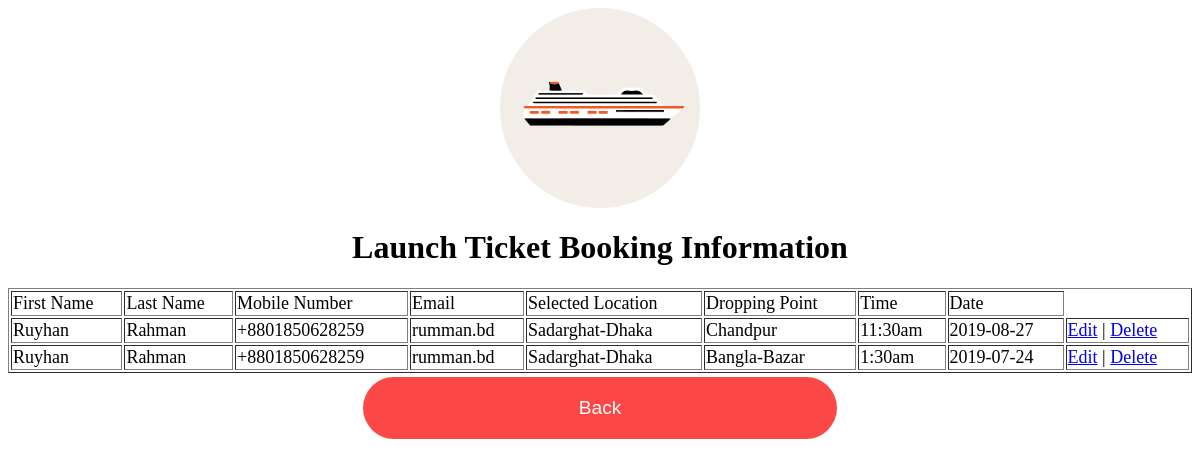
Screenshot of /show_Launch_Ticket_Booking_Information.php (signed in) with the database file from the repository.
### tables this page shows
CREATE TABLE `launchticketbook` (
  `id` int(200) NOT NULL,
  `First_Name` varchar(100) NOT NULL,
  `Last_Name` varchar(100) NOT NULL,
  `Mobile_Number` varchar(100) NOT NULL,
  `Email` varchar(100) NOT NULL,
  `Pickup` varchar(100) NOT NULL,
  `Dropping` varchar(100) NOT NULL,
  `Time` varchar(50) NOT NULL,
  `Date` date NOT NULL
);

### DB_connection.php (called while the page is built, shortened)
<?php
class DBconfig{
	private $_host="localhost";
	private $_username="root";
	private $_password="";
	private $_database="allticketbd";
	protected $connection;
	public function __construct(){
		if(!isset($this->connection)){
			$this->connection=new mysqli($this->_host,$this->_username,$this->_password,$this->_database);
		}
		return $this->connection;
	}
}
?>

### crud.php (called while the page is built, shortened)
<?php
include_once 'DB_connection.php';
class crud extends DBconfig {
    public function getData($query){
        $result = $this->connection->query($query);
        $rows = array();
        while ($row = $result->fetch_assoc()){
            $rows[] = $row;
        }
        return $rows;
    }
}
?>

### show_Launch_Ticket_Booking_Information.php (the view, shortened to what this page needs)
<?php
include_once 'Crud.php';
$crud = new Crud();
$query = "Select * from launchticketbook order by id DESC";
$result = $crud->getData($query);
?>
<center><img src="content/launch.png" style="width:200px;height:200px;"></center>
<center><h1><b>Launch Ticket Booking Information</b></h1></center>
<center><table border="1" class="table">
	<tr>
		<td> First Name </td>
		<td> Last Name </td>
		<td> Mobile Number </td>
		<td> Email </td>
		<td> Selected Location </td>
		<td> Dropping Point </td>
		<td> Time </td>
		<td> Date </td>
	</tr>
	<?php
	 foreach($result as $key=>$res){
		 echo "<tr >";
		 echo "<td>".$res['First_Name']."</td>";
		 echo "<td>".$res['Last_Name']."</td>";
		 echo "<td>".$res['Mobile_Number']."</td>";
		 echo "<td>".$res['Email']."</td>";
		 echo "<td>".$res['Pickup']."</td>";
		 echo "<td>".$res['Dropping']."</td>";
		 echo "<td>".$res['Time']."</td>";
		 echo "<td>".$res['Date']."</td>";
		  echo "<td> <a href='edit_launch_data.php?id=$res[id]'>Edit</a> |
               <a href='launch_delete.php?id=$res[id]'>Delete</a></td>";
               echo "</tr>";
	 }
	 ?>
</table></center>
<center><a href="admin.php"><button class="button">Back</button></a></center>

### show_Launch_Ticket_Booking_Information.php (style rules this page uses)
.table { width: 100%; background color: : #717171; font-size: 18px; font-family: 'Josefin Sans'; }
.button { background-color: #FC4747; border: none; color: white; padding: 20px; text-align: center; text-decoration: none; display: inline-block; margin: 4px 2px; cursor: pointer; border-radius: 100px; width: 40%; align-items: center; font-size: 1.2rem; font-family: 'PT Sans', sans-serif; }

### rows the page displays
launchticketbook: First_Name "Ruyhan", Last_Name "Rahman", Mobile_Number "+8801850628259", Email "rumman.bd", Pickup "Sadarghat-Dhaka", Dropping "Chandpur", Time "11:30am", Date "2019-08-27"
launchticketbook: First_Name "Ruyhan", Last_Name "Rahman", Mobile_Number "+8801850628259", Email "rumman.bd", Pickup "Sadarghat-Dhaka", Dropping "Bangla-Bazar", Time "1:30am", Date "2019-07-24"
